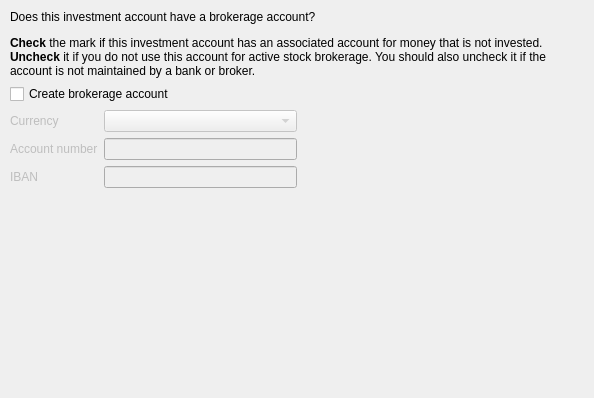
<?xml version="1.0" encoding="UTF-8"?>
<ui version="4.0">
 <class>KBrokeragePage</class>
 <widget class="QWidget" name="KBrokeragePage">
  <property name="geometry">
   <rect>
    <x>0</x>
    <y>0</y>
    <width>594</width>
    <height>398</height>
   </rect>
  </property>
  <layout class="QVBoxLayout">
   <property name="margin">
    <number>10</number>
   </property>
   <item>
    <widget class="QLabel" name="qLabel14">
     <property name="focusPolicy">
      <enum>Qt::NoFocus</enum>
     </property>
     <property name="text">
      <string>Does this investment account have a brokerage account?&lt;p&gt;

&lt;b&gt;Check&lt;/b&gt; the mark if this investment account has an associated account for money that is not invested.&lt;br&gt;

&lt;b&gt;Uncheck&lt;/b&gt; it if you do not use this account for active stock brokerage. You should also uncheck it if the account is not maintained by a bank or broker.</string>
     </property>
     <property name="wordWrap">
      <bool>true</bool>
     </property>
    </widget>
   </item>
   <item>
    <widget class="QCheckBox" name="m_createBrokerageButton">
     <property name="text">
      <string>Create brokerage account</string>
     </property>
    </widget>
   </item>
   <item>
    <widget class="QFrame" name="m_currencyFrame">
     <property name="enabled">
      <bool>false</bool>
     </property>
     <property name="frameShape">
      <enum>QFrame::NoFrame</enum>
     </property>
     <property name="frameShadow">
      <enum>QFrame::Raised</enum>
     </property>
     <layout class="QHBoxLayout">
      <property name="margin">
       <number>0</number>
      </property>
      <item>
       <layout class="QGridLayout">
        <item row="0" column="0">
         <widget class="QLabel" name="textLabel1">
          <property name="text">
           <string>Currency</string>
          </property>
          <property name="wordWrap">
           <bool>false</bool>
          </property>
         </widget>
        </item>
        <item row="0" column="1">
         <widget class="KMyMoneySecuritySelector" name="m_brokerageCurrency">
          <property name="sizePolicy">
           <sizepolicy hsizetype="MinimumExpanding" vsizetype="Fixed">
            <horstretch>0</horstretch>
            <verstretch>0</verstretch>
           </sizepolicy>
          </property>
         </widget>
        </item>
        <item row="1" column="0">
         <widget class="QLabel" name="m_accountNumberLabel">
          <property name="text">
           <string>Account number</string>
          </property>
          <property name="wordWrap">
           <bool>false</bool>
          </property>
         </widget>
        </item>
        <item row="1" column="1">
         <widget class="KLineEdit" name="m_accountNumber"/>
        </item>
        <item row="2" column="0">
         <widget class="QLabel" name="m_ibanLabel">
          <property name="text">
           <string>IBAN</string>
          </property>
          <property name="wordWrap">
           <bool>false</bool>
          </property>
         </widget>
        </item>
        <item row="2" column="1">
         <widget class="KLineEdit" name="m_iban"/>
        </item>
       </layout>
      </item>
      <item>
       <spacer name="spacer2">
        <property name="orientation">
         <enum>Qt::Horizontal</enum>
        </property>
        <property name="sizeType">
         <enum>QSizePolicy::Expanding</enum>
        </property>
        <property name="sizeHint" stdset="0">
         <size>
          <width>30</width>
          <height>20</height>
         </size>
        </property>
       </spacer>
      </item>
     </layout>
    </widget>
   </item>
   <item>
    <spacer name="spacer20">
     <property name="orientation">
      <enum>Qt::Vertical</enum>
     </property>
     <property name="sizeType">
      <enum>QSizePolicy::Expanding</enum>
     </property>
     <property name="sizeHint" stdset="0">
      <size>
       <width>21</width>
       <height>30</height>
      </size>
     </property>
    </spacer>
   </item>
  </layout>
 </widget>
 <layoutdefault spacing="6" margin="11"/>
 <customwidgets>
  <customwidget>
   <class>KMyMoneySecuritySelector</class>
   <extends>KComboBox</extends>
   <header>kmymoneycurrencyselector.h</header>
   <container>1</container>
  </customwidget>
  <customwidget>
   <class>KLineEdit</class>
   <extends>QLineEdit</extends>
   <header>klineedit.h</header>
  </customwidget>
  <customwidget>
   <class>KComboBox</class>
   <extends>QComboBox</extends>
   <header>kcombobox.h</header>
  </customwidget>
 </customwidgets>
 <tabstops>
  <tabstop>m_createBrokerageButton</tabstop>
  <tabstop>m_brokerageCurrency</tabstop>
  <tabstop>m_accountNumber</tabstop>
  <tabstop>m_iban</tabstop>
 </tabstops>
 <resources/>
 <connections>
  <connection>
   <sender>m_createBrokerageButton</sender>
   <signal>toggled(bool)</signal>
   <receiver>m_currencyFrame</receiver>
   <slot>setEnabled(bool)</slot>
   <hints>
    <hint type="sourcelabel">
     <x>20</x>
     <y>20</y>
    </hint>
    <hint type="destinationlabel">
     <x>20</x>
     <y>20</y>
    </hint>
   </hints>
  </connection>
 </connections>
</ui>
